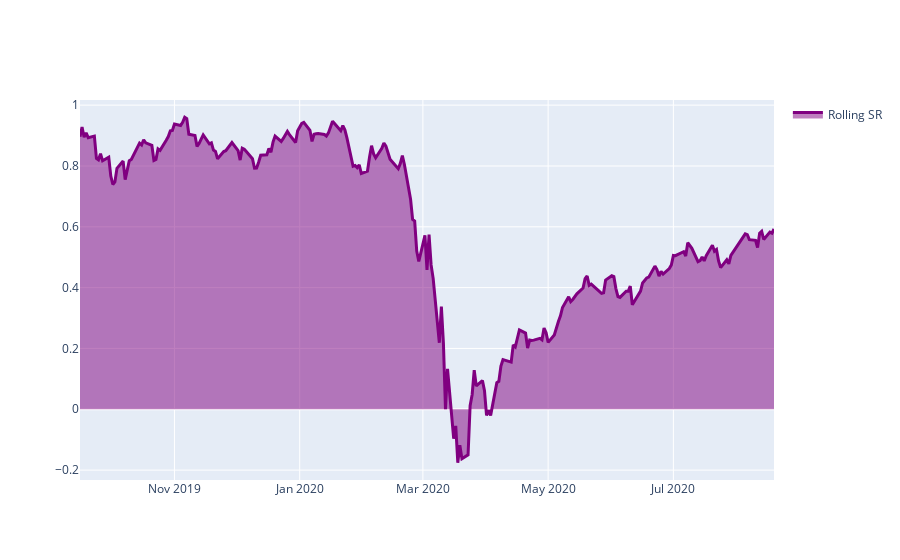

Notebook source saved alongside this figure:
### Code cell
SR_OFFSET = 252 * 3 + 120 + 60 + 8 * 3 * 3
qngraph.make_plot_filled(
    stat.coords['time'].to_pandas()[SR_OFFSET:], 
    stat.loc[:, 'sharpe_ratio'].values[SR_OFFSET:], 
    color="purple", 
    name="Rolling SR"
)

### Figure 1 — Plotly figure (JSON) as saved in the notebook; plotly's stock layout.template omitted (floating-point values rounded to 4 significant figures; data arrays with more than 128 entries replaced by an {"elided": "..."} marker saying what was removed)
{"data": [{"fill": "tonexty", "line": {"color": "purple", "width": 3}, "name": "Rolling SR", "type": "scatter", "x": {"elided": "235 str values"}, "y": {"elided": "235 float values"}}], "layout": {"showlegend": true, "yaxis": {"range": [-0.2325, 1.017]}}}
